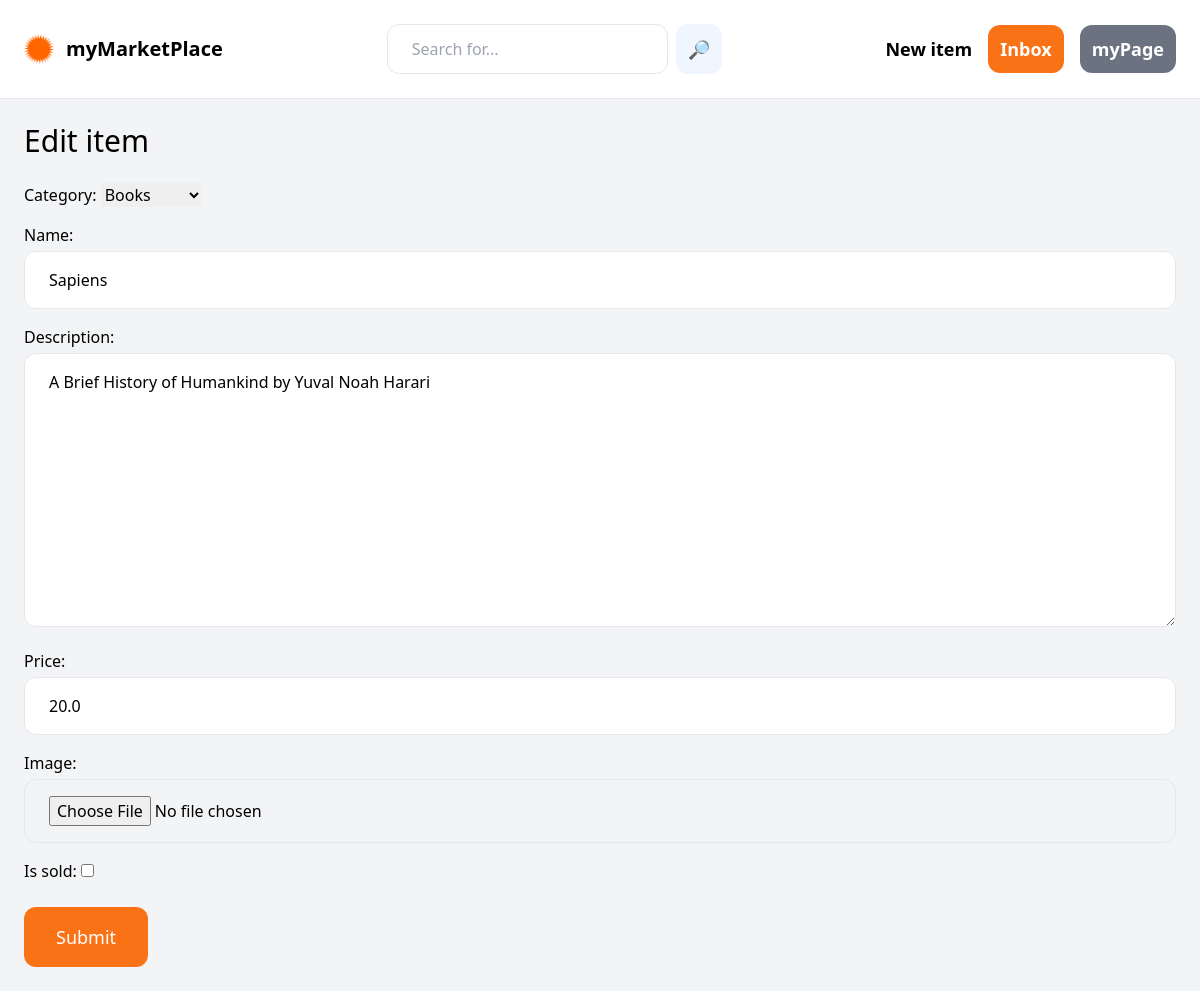
Page /items/8/edit/ (signed in) on the committed database.
### item/models.py (models this page shows, shortened)
class Item(models.Model):
    category = models.ForeignKey(Category, related_name='items', on_delete=models.CASCADE)
    name = models.CharField(max_length=255)
    description = models.TextField(blank=True, null=True)
    price = models.FloatField()
    image = models.ImageField(upload_to='item_images', blank=True, null=True)
    is_sold = models.BooleanField(default=False)
    created_by = models.ForeignKey(User, related_name='items', on_delete=models.CASCADE)
    created_at = models.DateTimeField(auto_now_add=True)

class Category(models.Model):
    name = models.CharField(max_length=255)
    class Meta:
        ordering = ('name',)
        verbose_name_plural = 'Categories'
    def __str__(self):
        return self.name

### item/views.py (the view)
# urls.py: path('<int:pk>/edit/', views.edit, name='edit'),
@login_required
def edit(request, pk):
    item = get_object_or_404(Item, pk=pk, created_by=request.user)
    if request.method == 'POST':
        form = EditItemForm(request.POST, request.FILES, instance=item)
        if form.is_valid():
            form.save()
            return redirect('item:detail', pk=item.id)
    else:
        form = EditItemForm(instance=item)
    return render(request, 'item/form.html', {
        'form': form,
        'title': 'Edit item',
    })

### item/forms.py
class EditItemForm(forms.ModelForm):
    class Meta:
        model = Item
        fields = ('category', 'name', 'description', 'price', 'image', 'is_sold')
        widgets = {
            'name': forms.TextInput(attrs={
                'class': INPUT_CLASSES
            }),
            'description': forms.Textarea(attrs={
                'class': INPUT_CLASSES
            }),
            'price': forms.TextInput(attrs={
                'class': INPUT_CLASSES
            }),
            'image': forms.FileInput(attrs={
                'class': INPUT_CLASSES
            })
        }

### item/templates/item/form.html (shortened to what this page needs)
{% extends 'core/base.html' %}
{% block content %}
<h1 class="mb-6 text-3xl">{{ title }}</h1>
<form method="post" action="." enctype="multipart/form-data">
    <div class="space-y-4">
        {{ form.as_p }}
    </div>
    <button class="mt-6 py-4 px-8 text-lg bg-orange-500 hover:bg-orange-700 rounded-xl text-white">Submit</button>
</form>
{% endblock %}

### rows in the picture
Item: category "Books", description "A Brief History of Humankind by Yuval Noah Harari", price "20.0"
Category: name "Sapiens"

### other values in the picture
{{ title }} "Edit item"
